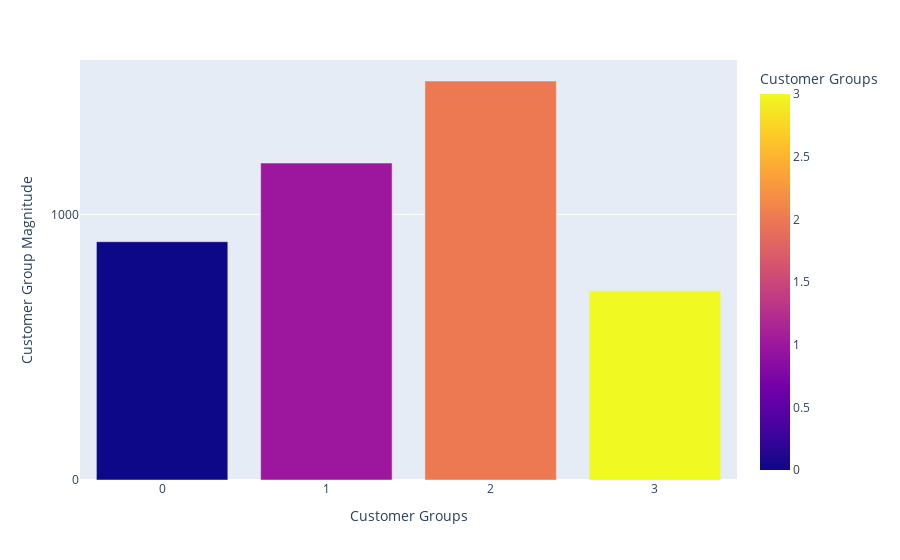

The notebook cell saved with this chart:
### Code cell
fig = px.bar(cardinality_df, x="Customer Groups", 
             y="Customer Group Magnitude",
             color = "Customer Groups",
             category_orders = {"Customer Groups": ["0", "1", "2", "3"]})

fig.update_layout(xaxis = dict(
        tickmode = 'linear',
        tick0 = 1,
        dtick = 1),
                 yaxis = dict(
        tickmode = 'linear',
        tick0 = 1000,
        dtick = 1000))

fig.show()

### Figure 1 — Plotly figure (JSON) as saved in the notebook; plotly's stock layout.template omitted (floating-point values rounded to 4 significant figures)
{"data": [{"alignmentgroup": "True", "hovertemplate": "Customer Groups=%{marker.color}<br>Customer Group Magnitude=%{y}<extra></extra>", "legendgroup": "", "marker": {"color": [2, 1, 0, 3], "coloraxis": "coloraxis", "pattern": {"shape": ""}}, "name": "", "offsetgroup": "", "orientation": "v", "showlegend": false, "textposition": "auto", "type": "bar", "x": [2, 1, 0, 3], "xaxis": "x", "y": [1502, 1193, 897, 712], "yaxis": "y"}], "layout": {"barmode": "relative", "coloraxis": {"colorbar": {"title": {"text": "Customer Groups"}}, "colorscale": [[0, "#0d0887"], [0.1111, "#46039f"], [0.2222, "#7201a8"], [0.3333, "#9c179e"], [0.4444, "#bd3786"], [0.5556, "#d8576b"], [0.6667, "#ed7953"], [0.7778, "#fb9f3a"], [0.8889, "#fdca26"], [1, "#f0f921"]]}, "legend": {"tracegroupgap": 0}, "margin": {"t": 60}, "xaxis": {"anchor": "y", "categoryarray": ["0", "1", "2", "3"], "categoryorder": "array", "domain": [0, 1], "dtick": 1, "tick0": 1, "tickmode": "linear", "title": {"text": "Customer Groups"}}, "yaxis": {"anchor": "x", "domain": [0, 1], "dtick": 1000, "tick0": 1000, "tickmode": "linear", "title": {"text": "Customer Group Magnitude"}}}}
